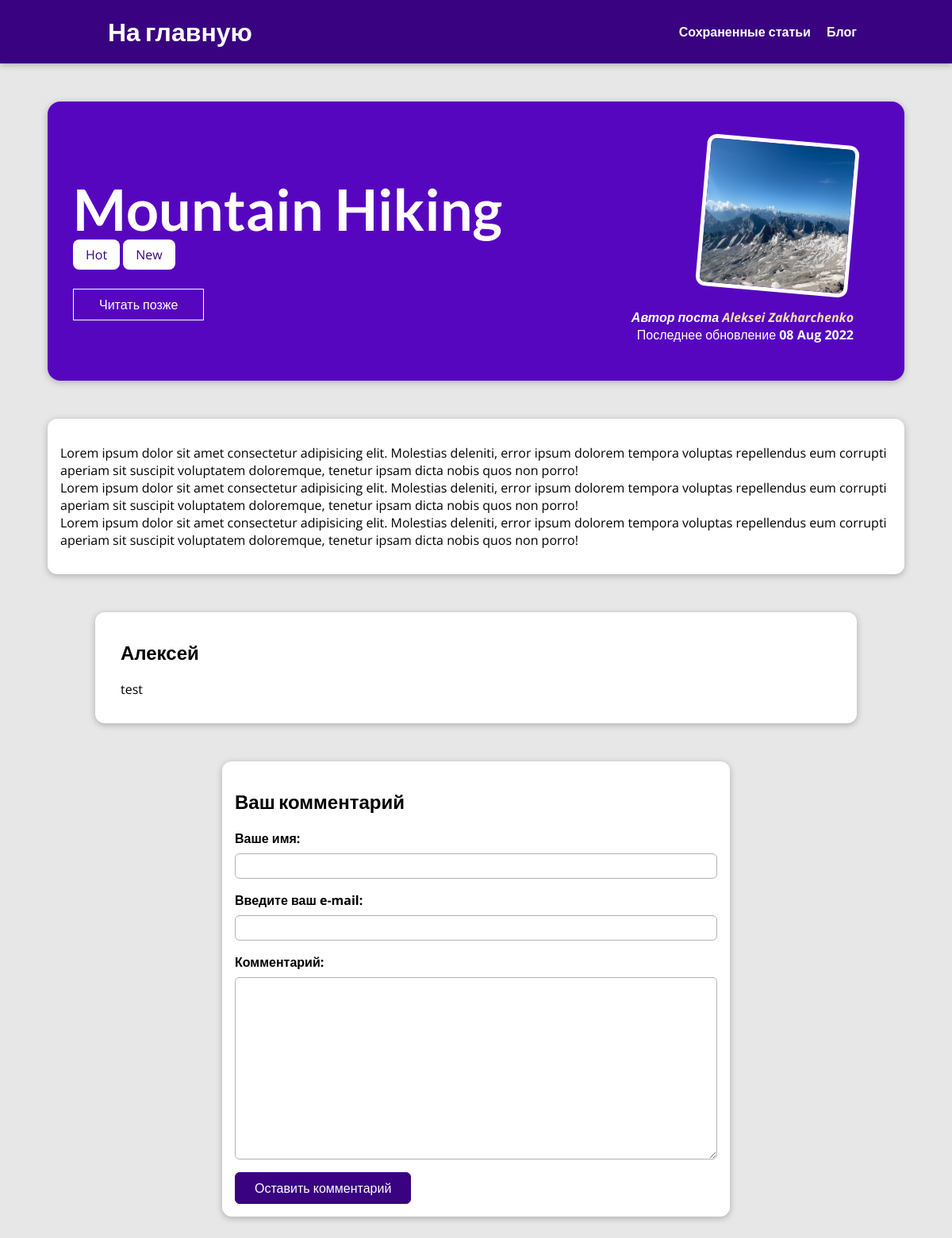
/blog/mountain-hiking, run on the app's committed database.
### blog/models.py (models this page shows, shortened)
class Post(models.Model):
    author = models.ForeignKey(Author,null=True, on_delete=models.SET_NULL, related_name="posts")
    tag = models.ManyToManyField(Tag)
    title = models.CharField(max_length=150)
    excerpt = models.CharField(max_length=300)
    image = models.ImageField(upload_to = 'images', null = True)
    date = models.DateField(auto_now=True)
    slug = models.SlugField(unique=True, db_index=True)
    content = models.TextField(validators=[MinLengthValidator(10)])

class Tag(models.Model):
    caption = models.CharField(max_length=20)

class Author(models.Model):
    first_name = models.CharField(max_length=30)
    last_name = models.CharField(max_length=50)
    e_mail = models.EmailField(max_length=50)
    def __str__(self):
        return f'{self.first_name} {self.last_name}'

class Comment(models.Model):
    name = models.CharField(max_length=30)
    e_mail = models.EmailField(null=True)
    comment = models.TextField(max_length=400)
    post = models.ForeignKey(Post, null=True, on_delete=models.CASCADE, related_name='comments')

### blog/views.py (the view, shortened to what this page needs)
# urls.py: path('blog/<slug:slug>', views.article.as_view(), name = "article"),
class article(View):
    def is_stored_post(self, request, post_id):
        stored_posts = request.session.get('stored_posts')
        if stored_posts is not None:
            is_saved_for_later = post_id in stored_posts
        else:
            is_saved_for_later = False
        return is_saved_for_later
    def get(self, request, slug):
        post = Post.objects.get(slug=slug)
        context = {
            'article' : post,
            'tags' : post.tag.all(),
            'comment' : CommentForm(),
            'comments' : post.comments.all(),
            'is_saved_for_later' : self.is_stored_post(request, post.id)
        }
        return render(request, "blog/article.html", context )

### blog/forms.py
class CommentForm(forms.ModelForm):
    class Meta:
        model = Comment
        exclude = ['post']
        labels = {
        'name' : 'Ваше имя',
        'e_mail' : "Введите ваш e-mail",
        'comment' : 'Комментарий'
        }

### blog/templates/blog/article.html (shortened to what this page needs)
{% extends "base.html" %}
{% load static %}
{% block css %}
    <link rel="stylesheet" href=" {% static 'blog/post.css' %} ">
{% endblock  %}
{% block body %}
    <section id="summary">
        <h2> {{article.title|title}} </h2>
        {% for tag in tags %}
        <span class='tag'>{{tag.caption}}</span>
        {% endfor%}
        <div id = 'read-later'>
            <form action="{% url "read-later" %}" method="POST">
                <button>
                    {% if is_saved_for_later %}
                    Убрать закладку
                    {% else %}
                    Читать позже
                    {% endif %}
                </button>
            </form>
        </div>
        <article>
            <img src="{{ article.image.url }}" alt="{{article.title}}">
            <address>Автор поста <a href="mailto:{{article.author.email}}">{{article.author}}</a>    </address>
            <div>
                Последнее обновление <time>{{article.date|date:"d M Y"}} </time>
            </div>
        </article>
    </section>
    <main>
        <p>
            {{article.content|linebreaks}}
        </p>
    </main>
    {% if comments %}
    <section id='comments'>
        <ul>
            {% for comment in comments  %}
                <li>
                    <h2>{{comment.name}}</h2>
                    <p>{{comment.comment|linebreaks}}</p>
                </li>
            {% endfor %}
        </ul>
    </section>
    {% endif %}
    <section id = 'comment-form'>
        <h1>Ваш комментарий</h1>
        <form action="{% url "article" article.slug %}" method='POST'>
            {% for field in comment  %}
                <div class="form-control {% if field.errors %}invalid{% endif %}">
                        {{field.label_tag}}
                        {{field}}
                </div>
            {% endfor %}
            <button>Оставить комментарий</button>
           </form>
    </section>
{% endblock %}

### static/base.css (style rules this page uses)
* { box-sizing: border-box; }
html { font-family: 'Open Sans', 'Lato', sans-serif; }
body { margin: 0; }
h1, h2, h3 { font-family: 'Lato', sans-serif; font-weight: bold; }

### blog/static/blog/post.css (style rules this page uses)
body { background-color: #e7e7e7; }
#summary { margin: 8rem auto 3rem auto; padding: 2rem; width: 90%; border-radius: 16px; background-color: #5706c0; position: relative; box-shadow: 0 2px 8px rgba(0, 0, 0, 0.25); height: 22rem; }
#summary h2 { color: white; font-size: 4.5rem; margin-bottom: 0.25rem; }
#summary article { position: absolute; top: 2rem; right: 3rem; padding: 1rem 1rem; border-radius: 12px; text-align: right; color: white; }
#summary article img { width: 12rem; height: 12rem; border-radius: 12px; transform: rotateZ(5deg); border: 5px solid white; margin-bottom: 1rem; }
#summary address { font-weight: bold; }
#summary a { color: wheat; text-decoration: none; }
#summary time { font-weight: bold; }
#read-later button { background-color: transparent; border: 1px solid white; padding: 0.5rem 2rem; font: inherit; color: white; cursor: pointer; }
main { width: 90%; max-width: 90rem; margin: 3rem auto; background-color: white; padding: 1rem; border-radius: 12px; box-shadow: 0 2px 8px rgba(0, 0, 0, 0.25); }
.tag { background-color: white; color: #390281; padding: 0.5rem 1rem; border-radius: 8px; }
#comment-form { margin: 3rem auto; border-radius: 12px; width: 90%; max-width: 40rem; background-color: white; box-shadow: 0 2px 8px rgba(0, 0, 0, 0.25); padding: 1rem; }
#comment-form button { font: inherit; background-color: #390281; color: white; border: 1px solid #390281; padding: 0.5rem 1.5rem; border-radius: 6px; cursor: pointer; }
.form-control { margin: 0 0 1rem 0 }
.form-control label { font-weight: bold; margin-bottom: 0.5rem; display: block; }
.form-control input, .form-control textarea { display: block; width: 100%; font: inherit; padding: 0.25rem; border-radius: 6px; border: 1px solid rgb(180, 177, 177); }
#comments { margin: 3rem auto; border-radius: 12px; width: 90%; max-width: 60rem; background-color: white; box-shadow: 0 2px 8px rgba(0, 0, 0, 0.25); padding: 1rem 2rem; }
#comments ul { list-style: none; margin: none; padding: 0; }
#comments li { margin-bottom: 1rem; border-bottom: 2px solid #ccc; }
#comments li:last-of-type { border-bottom: none; }
#read-later { margin: 2rem 0; }

### data on the page
Post: title "Mountain Hiking", image (picture), author "Aleksei Zakharchenko", date "08 Aug 2022", content "Lorem ipsum dolor sit amet consectetur adipisicing elit. Molestias deleniti, error ipsum dolorem tempora voluptas repellendus eum corrupti aperiam sit suscipit voluptatem doloremque, tenetur ipsam dicta nobis quos non porro! Lorem ipsum dolor sit amet consectetur adipisicing elit. Molestias deleniti, error ipsum dolorem tempora voluptas repellendus eum corrupti aperiam sit suscipit voluptatem doloremque, tenetur ipsam dicta nobis quos non porro! Lorem ipsum dolor sit amet consectetur adipisicing elit. Molestias deleniti, error ipsum dolorem tempora voluptas repellendus eum corrupti aperiam sit suscipit voluptatem doloremque, tenetur ipsam dicta nobis quos non porro!"
Tag: caption "Hot"
Tag: caption "New"
Comment: name "Алексей", comment "test"

### other printed values
{{ field.label_tag }} "Ваше имя:" "Введите ваш e-mail:" "Комментарий:"
